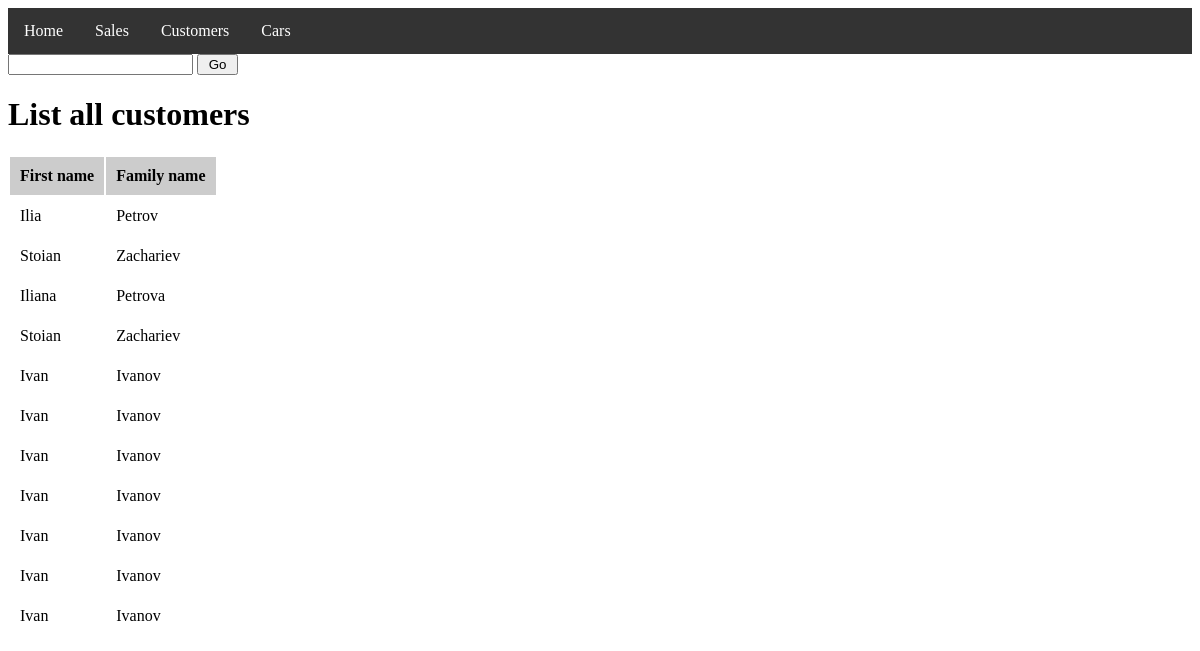
The page /?input=customers on the database its author committed.
### tables this page shows
CREATE TABLE IF NOT EXISTS `customers` (
  `id` int(10) unsigned NOT NULL AUTO_INCREMENT,
  `first_name` varchar(255) NOT NULL,
  `family_name` varchar(255) NOT NULL,
  PRIMARY KEY (`id`)
);

### index.php (called while the page is built, shortened)
<?php
include "core/Model.php";
include "core/Controller.php";
include "model/SalesModel.php";
include "model/CustomersModel.php";
include "controller/MyController.php";
$main = new MyController($db);
$main->main();

### core/Controller.php (called while the page is built, shortened)
<?php
abstract class Controller{
	public function __construct($db){
		$this->db = $db;
		if(isset($_GET['input'])){
			$this->input = $_GET['input'];
		}
	}
}

### core/Model.php (called while the page is built, shortened)
<?php
abstract class Model
{
	public function __construct($db){
		$this->db = $db;
	}
}

### model/CustomersModel.php (called while the page is built, shortened)
<?php
class CustomersModel extends Model {
    public function __construct(PDO $db, array $customer = null) {
        $this->table = 'customers';
    }
    public function readAll() {
        try {
            $stmt = $this->db->prepare("
              SELECT *
                FROM `" . $this->table . "`");
            $stmt->execute();
            $all = $stmt->fetchAll(PDO::FETCH_ASSOC);
            return ($all);
        } catch (PDOException $e) {
            include 'view/error_page.php';
        }
    }
}

### view/read_customers.php (the view)
<h1>List all customers</h1>
<table>
    <th>First name</th>
    <th>Family name</th>
    <?php foreach ($customers as $customer): ?>
        <tr>
            <td><?php echo($customer['first_name']); ?></td>
            <td><?php echo($customer['family_name']); ?></td>
        </tr>
    <?php endforeach; ?>
</table>

### view/header.php (shortened to what this page needs)
<html>
	<head>
		<link href="view/style.css" rel="stylesheet" type="text/css"/>
	</head>
	<body>
 <ul>
  <li><a href="./">Home</a></li>
  <li><a href="./?input=sales">Sales</a></li>
  <li><a href="./?input=customers">Customers</a></li>
  <li><a href="./?input=cars">Cars</a></li>
</ul>

### view/main.php
<form>
	<input type="text" name="input">
	<input type="submit" value=" Go "/>
</form>

### controller/MyController.php (shortened to what this page needs)
<?php
class MyController extends Controller {
    public function main() {
        include "view/header.php";
        include "view/main.php";
        switch ($this->input) {
            case 'customers':
                $this->viewCustomers();
                break;
        }
        include "view/footer.php";
    }
    public function viewCustomers() {
        $c = new CustomersModel($this->db);
        $customers = $c->readAll();
        include "view/read_customers.php";
    }
}

### view/footer.php
</body>
</html>

### view/style.css (style rules this page uses)
th, td { padding: 10px; }
th { background-color: #cccccc; }
ul { list-style-type: none; margin: 0; padding: 0; overflow: hidden; background-color: #333; }
li { float: left; }
li a { display: block; color: white; text-align: center; padding: 14px 16px; text-decoration: none; }

### rows shown on the page
customers: first_name "Ilia", family_name "Petrov"
customers: first_name "Stoian", family_name "Zachariev"
customers: first_name "Iliana", family_name "Petrova"
customers: first_name "Stoian", family_name "Zachariev"
customers: first_name "Ivan", family_name "Ivanov"
customers: first_name "Ivan", family_name "Ivanov"
customers: first_name "Ivan", family_name "Ivanov"
customers: first_name "Ivan", family_name "Ivanov"
customers: first_name "Ivan", family_name "Ivanov"
customers: first_name "Ivan", family_name "Ivanov"
customers: first_name "Ivan", family_name "Ivanov"
